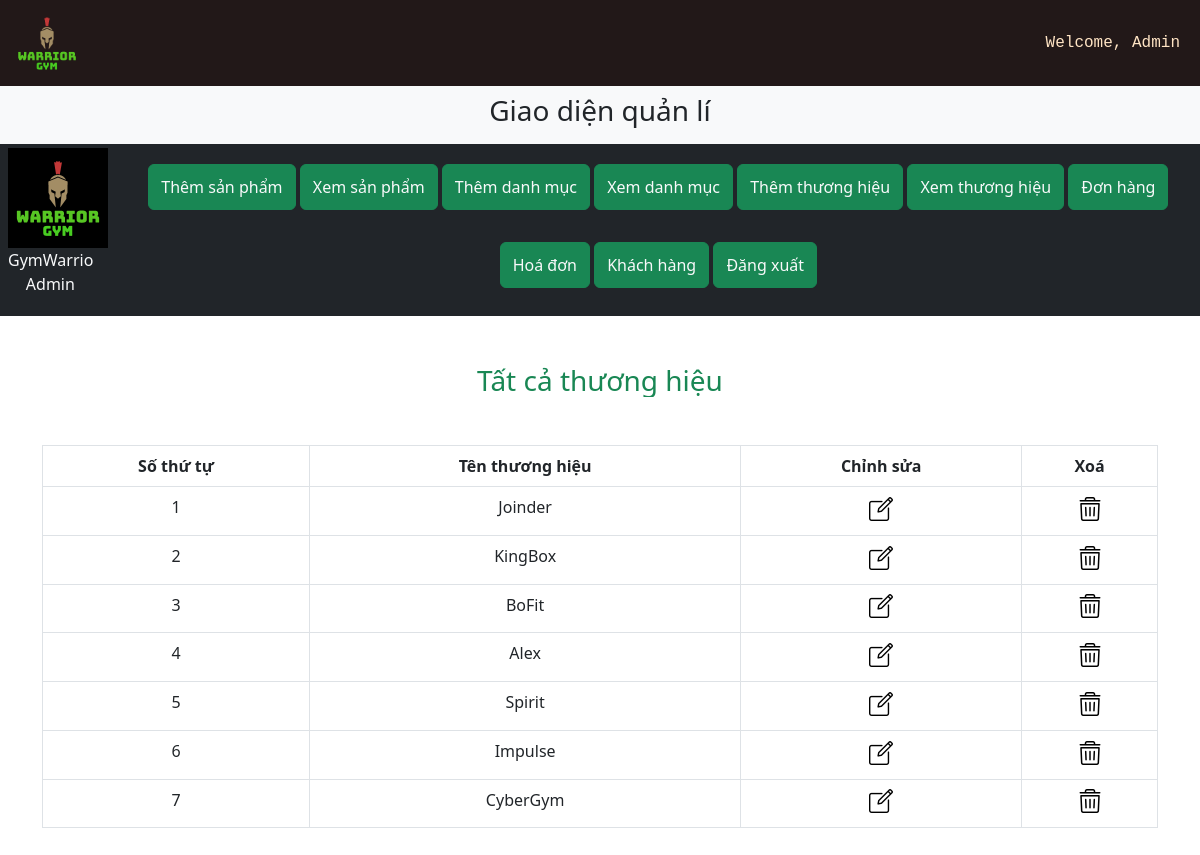
/admin/index.php?view_brands, run on the app's committed database.
### tables this page shows
CREATE TABLE `brands` (
  `brand_id` int(50) NOT NULL,
  `brand_title` varchar(150) NOT NULL
);

### admin/view_brands.php (the view, shortened to what this page needs)
<h3 class="text-center text-success" style="overflow-y: hidden ;">Tất cả thương hiệu</h3>
<table class="table table-bordered mt-5">
    <thead class="bg-success">
        <tr class="text-center">
            <th>Số thứ tự</th>
            <th>Tên thương hiệu</th>
            <th>Chỉnh sửa</th>
            <th>Xoá</th>
        </tr>
    </thead>
    <tbody class="bg-secondary text-light">
        <?php
        $select_brand="Select * from `brands`";
        $result=mysqli_query($con,$select_brand);
        $number=0;
        while($row=mysqli_fetch_assoc($result)){
            $brand_id=$row['brand_id'];
            $brand_title=$row['brand_title'];
            $number++;
        ?>
        <tr class="text-center">
            <td><?php echo $number ?></td>
            <td><?php echo $brand_title ?></td>
            <td><a href="index.php?edit_brands=<?php echo $brand_id ?>" class="text-light"><img src="../Assets/edit.png"></a></td>
            <td><a href="index.php?delete_brands=<?php echo $brand_id ?>" class="text-light" type="button" data-toggle="modal" data-target="#exampleModal"><img src='../Assets/bin.png'></td>
        </tr>
        <?php } ?>
    </tbody>
</table>

### CSS/style.css (style rules this page uses)
* { margin: 0; box-sizing: border-box; overflow-x: hidden; }
a { text-decoration:none; }

### data on the page
brands: brand_title "Joinder"
brands: brand_title "KingBox"
brands: brand_title "BoFit"
brands: brand_title "Alex"
brands: brand_title "Spirit"
brands: brand_title "Impulse"
brands: brand_title "CyberGym"
